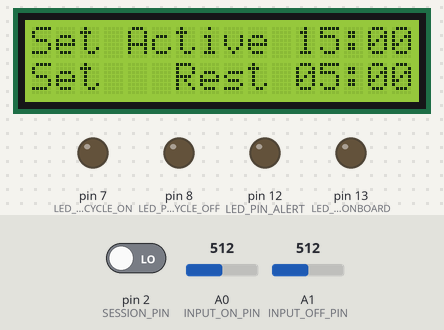
A program run on a simulated Arduino Uno, built with avr-gcc and run on an emulated ATmega328P. On the bench: 16×2 character LCD, output pins drawn as LEDs (lit = HIGH). The test bench sets the inputs (shaded band); at power-on: pin 2 (SESSION_PIN) LOW, A0 (INPUT_ON_PIN) = 512, A1 (INPUT_OFF_PIN) = 512. What the program prints to the serial monitor is not drawn.

Above: at 1.7 s.
1.8 s: pin 2 (SESSION_PIN) driven HIGH
At 3.2 s:
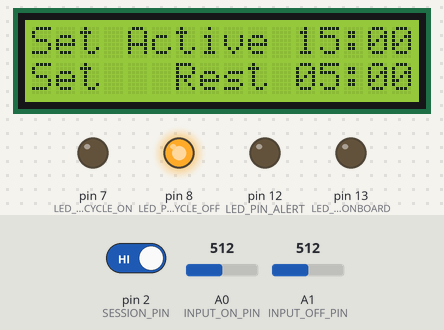
4.0 s: pin 2 (SESSION_PIN) driven LOW
At 6.0 s:
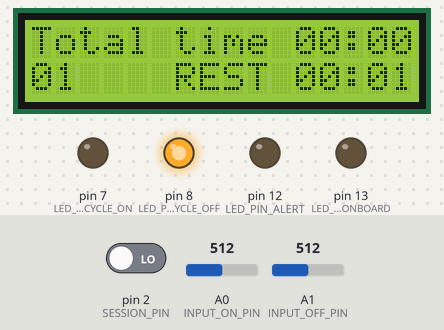
6.4 s: pin 2 (SESSION_PIN) driven HIGH
At 6.63 s:
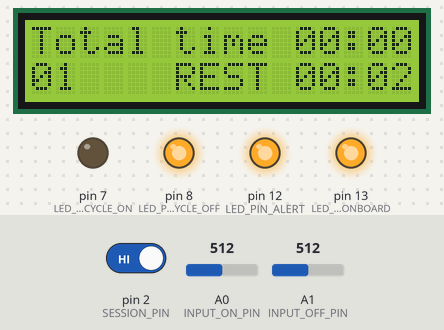
9.3 s: pin 2 (SESSION_PIN) driven LOW
At 10.4 s:
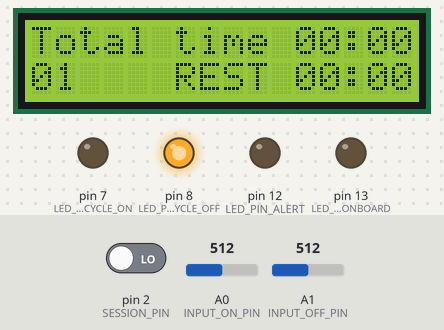
Timing chart, 0 to 12.3 s (numbered marks = the images above; inputs shaded):
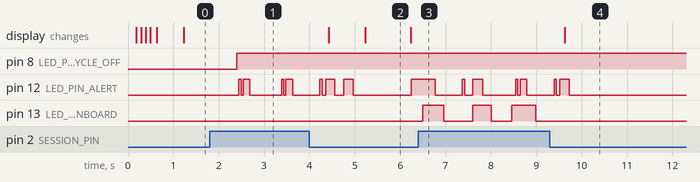

Measured:
- after the input at 1.8 s, pin 8 (LED_PIN_CYCLE_OFF): LOW → HIGH after 0.59 s
- after the input at 4.0 s, the display: first changes after 0.43 s (image 2 shows a later state)
- after the input at 6.4 s, pin 7 (LED_PIN_CYCLE_ON): stays LOW (without the input it goes to HIGH after 0.58 s); pin 8 (LED_PIN_CYCLE_OFF): stays HIGH (without the input it goes to LOW after 0.58 s); pin 13 (LED_PIN_ONBOARD): goes HIGH 0.46 s, LOW 0.64 s, HIGH 0.41 s, LOW 0.45 s, HIGH 0.53 s, then LOW, starting after 0.10 s
- after the input at 9.3 s, the display: changes after 0.33 s (image 4)
- what the display in image 2 shows lasts 1.0 s, from 5.2 s to 6.2 s

The program:

main.cpp
```cpp
// (licence header left out)
#include <Arduino.h>
#include <Wire.h>

#include <LiquidCrystal_I2C.h>

#define SCREEN_WIDTH 16
#define SCREEN_HEIGHT 2
#define SCREEN_ADDRESS 0x27
LiquidCrystal_I2C lcd(SCREEN_ADDRESS, SCREEN_WIDTH, SCREEN_HEIGHT);

//#define USE_PUSH_BUTTON
  #define USE_PROX_BUTTON

#define INPUT_POT_ON
#define INPUT_POT_OFF

// #define DHT_PIN   2

#define INPUT_ON_PIN     A0
#define INPUT_OFF_PIN    A1

#define LCD_SDA A4
#define LCD_SCL A5

#define SESSION_PIN       2
#define LED_PIN_CYCLE_ON  7
#define LED_PIN_CYCLE_OFF 8
#define LED_PIN_ALERT    12
#define LED_PIN_ONBOARD  13

 uint32_t seconds =  1000;
 uint32_t minutes = 60000;

float increment_On  = 60.0 / 1023.0; // 30s units 30 minutes (0 to 1023 = 1024)
float increment_Off = 40.0 / 1023.0; // 15s units 10 minutes (0 to 1023 = 1024)

int analog_On   = 0;
int analog_Off  = 0;

int timeStack_Phase = 0;

uint32_t deBounce_Check =   0;
uint32_t deBounce_Delay = 250;

int state_Button  = LOW;
int state_Session = LOW;
int state_Cycle   = LOW;

uint32_t session_Start_Time = 0;
uint32_t session_Stop_Time = 0;
int cycle_Counter = 0;
// Note: we can further optimize variable declaration by specifying the number of bits that gets used, like uint32_t will declare an unsigned int 64 bits long
uint32_t cycle_HI_Duration = 0;
uint32_t cycle_LO_Duration = 0;
uint32_t cycle_HI_Time = 0;
uint32_t cycle_LO_Time = 0;

uint32_t cycle_Start = 0;
uint32_t cycle_Swap = 0;
uint32_t cycle_Stop = 0;

uint32_t buzzer_Event_Millis[30]; //22 elements in the array 0-21 = 22
uint32_t buzzer_Event_Index = 0;
uint32_t buzzer_Interval_Time = 0;

void PrintToSerial();
bool Prepare_Session(uint32_t sessionStartMillis);
void Prepare_Cycle(uint32_t pulsTime);
void PrintBuzzerTimes(int interval, String message);
void Prepare_Alerts();
void displayAll(uint32_t pulseTime);

void setup()
{
  // put your setup code here, to run once:
  // initialize serial communication at 9600 bits per second:
  /* Remember to set pinmodes - so that the chip can know wat to do with
  the output information provided
  */
  pinMode(LED_PIN_CYCLE_OFF, OUTPUT);
  pinMode(LED_PIN_CYCLE_ON, OUTPUT);
  pinMode(LED_PIN_ONBOARD, OUTPUT);
  pinMode(LED_PIN_ALERT, OUTPUT);
  pinMode(INPUT_OFF_PIN, INPUT);
  pinMode(INPUT_ON_PIN, INPUT);
  pinMode(SESSION_PIN, INPUT);

  Serial.begin(9600);

  digitalWrite(LED_PIN_ONBOARD, LOW);

  // Serial.println(F("Setup: Starting LCD"));
  lcd.init();
  lcd.backlight();
  // lcd.noBacklight();

  lcd.setCursor(0,0);
  lcd.print("  SMART START   ");
  lcd.setCursor(0,1);
  lcd.print(F("   H "));
          delay(100);
  lcd.print(F("e "));
          delay(100);
  lcd.print(F("l "));
          delay(100);
  lcd.print(F("l "));
          delay(100);
  lcd.print(F("o    "));
          delay(100);

}

void loop()
{
  uint32_t pulseTime = 0;
    /*The fillowing calculation looks strange - dividing by 10 and multiplying by 10 makes no difference?
    When working with integers it does make a difference, by dividing with 10 we shift right by one decimal
    which then gets cut off, because the number is a long integer (having no decimal spaces).
    By then multiplying it, we shift left one space with a 0. Which means that we rounded milliseconds
    to the nearest 100th of a second. 1234/10 = 123 then 123 x 10 = 1230
    */
  pulseTime = (millis() / 10) * 10;
   //Becasue we new have a rounded value at the start of each loop, we can that, insted of having
   //to read the clock time via the Millis() function

  if (pulseTime % 20 == 0)
  {
    timeStack_Phase++; // same as:   stack_Phase = stack_Phase + 1
    if (timeStack_Phase == 10)
    {
        timeStack_Phase = 0;
    }
    // Serial.print("Main Loop: stack_Phase = ");
    // Serial.println(stack_Phase);

    switch (timeStack_Phase)
    {
      case 0:
      //  We reserve case 0 for interrupts or error resets
      //  In this case to send display output to LCD

      if (pulseTime % 200 == 0)
      {
      displayAll(pulseTime);
      }
      // break;
    case 1:
      // First order of business is to regularly read the pot values
      // only applicable when system is NOT in session AND time interval is 1/4 second (250ms)
      if ((state_Session == LOW) && pulseTime % 250 == 0)
      {

        int sensorRead_On  = int(float(analogRead(INPUT_ON_PIN) ) * increment_On );
        int sensorRead_Off = int(float(analogRead(INPUT_OFF_PIN)) * increment_Off);
        // Serial.print("Main Loop: sensorRead_On = ");
        // Serial.print(sensorRead_On);
        // Serial.print(" sensorRead_Off = ");
        // Serial.println(sensorRead_Off);
        if (analog_On != sensorRead_On)
        {
            analog_On = sensorRead_On;
        }
        if (analog_Off != sensorRead_Off)
        {
            analog_Off = sensorRead_Off;
        }
        // Serial.print("Loop case1: PulasTime =");
        // Serial.println(pulseTime);
        if (pulseTime%seconds == 0) {
        // PrintToSerial();
        }
        break;
      }

    case 2:
      /* In second phase we check the state of the Session ON/OFF button
      only applicable when the button is pressed i.e. HIGH
      If it is held for longer than the debounce time, then its a valid press,
      in which case it then needs to change state.
      */
      if (digitalRead(SESSION_PIN) == HIGH)
      {
        Serial.println("Loop case2:  SESSION_PIN = HIGH");
        if (state_Button == LOW)
        {
          state_Button = HIGH;
          deBounce_Check = pulseTime;
          Serial.print("Loop case2: Previously Button state was LOW - deBounce: ");
          Serial.println(deBounce_Check);
          break;
        }
        else if ((pulseTime - deBounce_Check) >= deBounce_Delay)
        {
          Serial.print("Loop case2: Previously Button state was HIGH - PulsTime: ");
          Serial.println(pulseTime);
          if (state_Session == HIGH)
          {
            state_Session = LOW;
            deBounce_Check = (pulseTime+deBounce_Delay);
            state_Button = LOW;
            digitalWrite(LED_PIN_ALERT, LOW);
            Prepare_Session(0);
            Serial.print("Loop case2: Session State was HIGH, now Stopped at ");
            Serial.println(pulseTime);
            break;
          }
          else
          {
            state_Session = HIGH;
            // Setting the session start time to be 2 seconds from now
            deBounce_Check = (pulseTime+deBounce_Delay);
            state_Button = LOW;
            if (Prepare_Session(pulseTime + 3 * seconds) == true)
            {
              Serial.print("Loop case2: Session State was LOW, now Start... Success at ");
              Serial.print(pulseTime);
              Serial.print(" state = ");
              Serial.println(state_Session);
              break;
            }
            else
            {
              Serial.println("Loop case2: Session State was LOW, but Start... Failure");
              state_Session = LOW;
              break;
            }
          }
        }

        digitalWrite(LED_PIN_ONBOARD, state_Session);

      } else {
        state_Button = LOW;
      }

    case 3:
      /* Third phase we set the cycle times, based on current time and cycle counter
      this only gets done once, after the rest cycle started, so current time, approximated
      by the rounded pulse time that gets set at the start of each loop.
      Keep in mind that the loop runs a couple of times per second, so even if
      all conditions check out, it causes exessive processing if one executes the
      same things repeatedly without atting value. With exception, the smart rule is
      to execute only the necesarry, as soon as possible. In this case making sure that current time
      is bigger than the cycle change-over should suffice, but in some cases it may be necesary
      to introduce another variable just to keep an eye on the state, and change thereof.
      Here we use the introduced state variable to also set outputs for the user to see.
      */
      if (state_Session == HIGH) {
         if ( (pulseTime >= cycle_Swap) && (state_Cycle == HIGH))
      {
        Serial.println("Loop case3: Setting Cycle state to LOW");
        state_Cycle = LOW;
        cycle_LO_Time = pulseTime;
        digitalWrite(LED_PIN_CYCLE_ON,  LOW );
        digitalWrite(LED_PIN_CYCLE_OFF, HIGH);
        digitalWrite(LED_PIN_ALERT, LOW);
        Serial.print("Loop case3: Setting new cycle time for cycle #");
        Serial.println(cycle_Counter);
        Prepare_Cycle(pulseTime);
        Prepare_Alerts();
        cycle_Counter++; // Same as cycle_Couner = cycle_Counter + 1
      }
       if ( (pulseTime > cycle_Start) && (state_Cycle == LOW)) {
         Serial.println("Setting Cycle state to HIGH");
         state_Cycle = HIGH;
         cycle_HI_Time =pulseTime;
         digitalWrite(LED_PIN_CYCLE_ON,  HIGH);
         digitalWrite(LED_PIN_CYCLE_OFF, LOW );
         digitalWrite(LED_PIN_ALERT, LOW);
       }
      }

    case 4:
      // phase four to activate the alerts.buzzer/flasher, if session is on

      if (state_Session == HIGH)
      {
      // Serial.print("Loop case4: State -");
      // Serial.print(state_Session);
      // Serial.print("- Time: ");
      // Serial.print(pulseTime);
      // Serial.print("   index ");
      // Serial.println(buzzer_Event_Index);

        for (int i = 0; i < 30; i++)
        //One can simply iterate over such a small array and check each value for comparison
        //but in larger arrays its nice to keep a pointer in order to work through the array quicker
        {

         //If the Alert event time is not 0, and current time is bigger or equal to the alert time
         if ( (buzzer_Event_Millis[i] != 0) && (buzzer_Event_Millis[i] <= pulseTime) ) {
          //If the alert event index is a even number it indicates ON state
          if (i%2 == 0)
          {

            digitalWrite(LED_PIN_ALERT, HIGH);
            Serial.print("Loop case4: Set Alert index [");
            Serial.print(i);
            Serial.print("] HIGH at ");
            Serial.println(buzzer_Event_Millis[i]);
            buzzer_Event_Millis[i] = 0;
            // buzzer_Event_Index = i++;
          }
          if (i%2 != 0)
          {
            digitalWrite(LED_PIN_ALERT, LOW);
            Serial.print("Loop case4: Set Alert index [");
            Serial.print(i);
            Serial.print("]  LOW at ");
            Serial.println(buzzer_Event_Millis[i]);
            buzzer_Event_Millis[i] = 0;
            // buzzer_Event_Index = i++;
          }
        }

      }

      //In between one can also create an allert at every minute
      if ( (pulseTime > cycle_Start) && (pulseTime < cycle_Swap-(10*seconds)) ) {
        if (((pulseTime - cycle_Start)%(30*seconds) == 0) && (buzzer_Interval_Time == 0)) {
            digitalWrite(LED_PIN_ALERT, HIGH);
            Serial.print("Loop case4: Set Minute alert HIGH at: ");
            Serial.println(pulseTime);
            buzzer_Interval_Time = pulseTime;
        }
          if ((buzzer_Interval_Time > 0) && ((pulseTime - buzzer_Interval_Time)>= 100)) {
            digitalWrite(LED_PIN_ALERT, LOW);
            buzzer_Interval_Time = 0;
            Serial.print("Loop case4: Set Minute alert LOW at: ");
            Serial.println(pulseTime);
        }
      }

      }

    }
  }
}
// ************ End of execution loop ************

// === New function. Declare before setup. Call from within loop. ===
bool Prepare_Session(uint32_t sessionStartMillis)
{
  // Serial.print("Prepare_Session: With start time: ");
  // Serial.println(sessionStartMillis);
  // --- Set all session times to 0
  session_Start_Time = 0;
  session_Stop_Time = 0;
  // --- Set all Cycle times and counters to 0
  cycle_Counter = 0;
  cycle_Start = 0;
  cycle_Swap = 0;
  cycle_Stop = 0;
  // --- Set the Cycle state
  /* This is an anomily because logically we know that before the session starts, the state is LOW,
  or in this application in rest mode. But because we trigger the cycle update at the change-over point
  between Active and rest, it works to set a HIGH state before start, because that will trigger the
  change-over event in the main Loop. Thus we're actually setting an imaginary Active state, to kick everything off
  */
 state_Cycle = HIGH;
  /* --- Set all Buzzer times and counters to 0
  in this case we know the number of elements in the buzzer Array,
  but it can also be calculated by dividing the size of the arry by the size of the elements inside it
  */
  int buzzerArrayLength = sizeof(buzzer_Event_Millis) / sizeof(int32_t);
  for (int i = 0; i < buzzerArrayLength; i++)
  {
    buzzer_Event_Millis[i] = 0;
    // we use square brackets to indicate array index, but one can also use the pointer *(buzzer_Event_Millis+i)=0
  }
  // Serial.print("Prepare_Session: set the Buzzer events to 0, for element count ");
  // Serial.println(buzzerArrayLength);

  if ((analog_On == 0) || (sessionStartMillis == 0))
  {
    // Serial.println("Prepare_Session: No Cycle Hi duration provided!");
    return false;
  }
  else
  {
    session_Start_Time = sessionStartMillis;
    // Serial.print("Prepare_Session: New Session started, Millis Time = ");
    // Serial.println(session_Start_Time);
    cycle_HI_Duration = long(analog_On * 30 * seconds);
    // Serial.print("Prepare_Session: analog On ");
    // Serial.print(analog_On);
    // Serial.print(" Analog Off ");
    // Serial.println(analog_Off);
    cycle_LO_Duration = long(analog_Off * 15 * seconds);
    // Serial.print("Prepare_Session: Cycle Hi duration = ");
    // Serial.println(cycle_HI_Duration);
    // Serial.print("Prepare_Session: Cycle LO duration = ");
    // Serial.println(cycle_LO_Duration);
  }
  return true;
}

void Prepare_Cycle(uint32_t pulsTime)
{

  if (session_Start_Time == 0)
  {
    // Serial.println("Prepare_Cycle: No Session time found!");
  }
  else
  {
    // Serial.print("Prepare_Cycle: #");
    // Serial.print(cycle_Counter);
    // Serial.print(" from session start ");
    // Serial.println(session_Start_Time);
    // Serial.print("Prepare_Cycle: analog On ");
    // Serial.print(analog_On);
    // Serial.print(" Analog Off ");
    // Serial.println(analog_Off);
    /*Remember that we set the cycle durations when we set the session
    as the Analog input counter x interval x seconds(1000 milliseconds).
    We then multiply the sum of Hi and Lo durations with the cycle counter
    so that we can always count the cycle from the session start time
    and not the previous cycle end time. (Its just nicer to have a fixed point)
    Also means that we can set the next cycle start time befor the previous low cycle is complete.
    Therefore we technically don't even need to record the cycle stop time,
    because that would also be the next cycle start time.
    Without having to compare current time to cycle time, one can just reset to 0,
    therefore if it is 0, set it to the next time interval.
    */
  //  Serial.print("Prepare_Cycle: START at: ");
  //  Serial.print(cycle_Start);
  //  Serial.print(" to SWAP at:");
  //  Serial.println(cycle_Swap);

    if (cycle_Start <= pulsTime)
    {
      cycle_Start = session_Start_Time + (cycle_HI_Duration + cycle_LO_Duration) * cycle_Counter;
      // Serial.print("Calculate Cycle: HI from: ");
      // Serial.println(cycle_Start);
    }
    if (cycle_Swap <= pulsTime)
    {
      // Serial.print("Calculate Cycle: Start = ");
      // Serial.print(cycle_Start);
      // Serial.print(" with duration: ");
      // Serial.println(cycle_HI_Duration);
      cycle_Swap = cycle_Start + cycle_HI_Duration;
      // Serial.print("Calculate Cycle: Swap = ");
      // Serial.println(cycle_Swap);
    }
  }
}

void Prepare_Alerts()
{
/*The alerts are a practical indication of when a session starts
instead of just stop-start, we provide a 2 second warning before start, and 10 second alert before end.
The one thing to keep in mind is that these alerts are meant to trigger before the cycle changes
and if the new cycle start time was updated during the rest cycle then we don't want to update
the next batch of alerts before the previous onese came into play
*/
  const int longBeep  = 750;
  const int medBeep   = 200;
  const int shortBeep =  50;

  buzzer_Event_Index = 0;


  // Firstly the alerts prior to the cycle start.
  // cycle Hi Start alert 3 short beeps
  // Serial.print("Prepare Cycle: Start at: ");
  // Serial.println(cycle_Start);
  for (int i = 0; i < 6; i=i+2)
  {
    if (i == 0)
    {
      buzzer_Event_Millis[i] = cycle_Start - (3 * seconds);
    }
    else
    {
      buzzer_Event_Millis[i] = (buzzer_Event_Millis[i - 1]+medBeep);
    }
    buzzer_Event_Millis[i + 1] = buzzer_Event_Millis[i] + medBeep;
    // PrintBuzzerTimes(i, "Cycle Start short");
  }
  // cycle Hi Start alert 1 Long beep
  buzzer_Event_Millis[6] = cycle_Start - longBeep;
  buzzer_Event_Millis[7] = cycle_Start;
  // PrintBuzzerTimes(6, "Cycle Start Long");

  // Then the alerts before the rest cycle
  // cycle Swap alert 10 short beeps
  for (int i = 8; i < 26; i=i+2)
  {
    buzzer_Event_Millis[i] = cycle_Swap - ((26-i) * (seconds/2));
    buzzer_Event_Millis[i + 1] = buzzer_Event_Millis[i] + shortBeep;
    // PrintBuzzerTimes(i, "Cycle Swap Half ");
  }
  // cycle Swap alert Long beep
  buzzer_Event_Millis[28] = cycle_Swap - longBeep;
  buzzer_Event_Millis[29] = cycle_Swap;
  // PrintBuzzerTimes(20, "Cycle end Long");

}

void PrintBuzzerTimes(int interval, String message)
{
  Serial.print("Prepare_Alerts: Interval ");
  Serial.print(interval);
  Serial.print(".) ");
  Serial.print(message);
  Serial.print(" start = ");
  Serial.print(buzzer_Event_Millis[interval]);
  Serial.print(" Stop = ");
  Serial.print(buzzer_Event_Millis[interval + 1]);
  Serial.print(" state = ");
  Serial.println(state_Session);
}

void PrintToSerial()
{
  Serial.print("PrintToSerial: Time On: ");
  Serial.print(analog_On / 2);
  Serial.print(":");
  Serial.print((analog_On % 2) * 30);
  Serial.print("   ");
  Serial.print("Time Off: ");
  Serial.print(analog_Off / 4);
  Serial.print(":");
  Serial.print((analog_Off % 4) * 15);
  Serial.println();
}

//==========================================================================

void displayAll(uint32_t pulseTime) {

if (state_Session == LOW) {
  uint32_t HI_min = (analog_On / 2);
  uint32_t HI_sec = ((analog_On % 2) * 30);
  uint32_t LO_min = (analog_Off / 4);
  uint32_t LO_sec = ((analog_Off % 4) * 15);
     Serial.print("DisplayAll: Active ");
     Serial.print(HI_min);
     Serial.print(":");
     Serial.print(HI_sec);
     Serial.print("  Rest ");
     Serial.print(LO_min);
     Serial.print(":");
     Serial.println(LO_sec);
  // Set ACTIVE 00:00
   lcd.setCursor(0,0);

  lcd.print("Set Active ");
  if(HI_min < 10) {lcd.print("0");}
  lcd.print(HI_min);
  lcd.print(":");
  if(HI_sec == 0) {lcd.print("0");}
  lcd.print(HI_sec);
  // Set  REST  00:00
  lcd.setCursor(0,1);

  lcd.print("Set   Rest ");
  if(LO_min < 10) {lcd.print("0");}
  lcd.print(LO_min);
  lcd.print(":");
  if(LO_sec == 0) {lcd.print("0");}
  lcd.print(LO_sec);

  } else {
    lcd.setCursor(0,0);
        uint32_t TOTAL_min = ((pulseTime-session_Start_Time)/seconds)/60;
        uint32_t TOTAL_sec = ((pulseTime-session_Start_Time)/seconds)%60;
        if (TOTAL_min > 60) {
          TOTAL_min = 0;
          TOTAL_sec = 0;
        }
        lcd.print("Total time ");
        if (TOTAL_min<10) {lcd.print("0");}
        lcd.print(TOTAL_min);
        lcd.print(":");
        if (TOTAL_sec<10) {lcd.print("0");}
        lcd.print(TOTAL_sec);
//Total time 00:00
        if (pulseTime%5000==0){
          Serial.print("DisplayAll: Writing Total ");
          Serial.print(TOTAL_min);
          Serial.print(" min  ");
          Serial.print(TOTAL_sec);
          Serial.println(" sec");
        }

  lcd.setCursor(0,1);
      if (cycle_Counter < 10) {lcd.print("0");}
      lcd.print(cycle_Counter);

      if (state_Cycle == LOW) {
    // Serial.print("DisplayAll: REST pulse ");
    //  Serial.print(pulseTime);
    //  Serial.print(" swap ");
    //  Serial.println(cycle_Swap);
        uint32_t REST_min = ((pulseTime-cycle_LO_Time)/seconds)/60;
        uint32_t REST_sec = ((pulseTime-cycle_LO_Time)/seconds)%60;
        // "   Rest time 00:00"
        lcd.print("    REST ");
        if (REST_min<10) {lcd.print("0");}
        lcd.print(REST_min);
        lcd.print(":");
        if (REST_sec<10) {lcd.print("0");}
        lcd.print(REST_sec);
    // Serial.print("DisplayAll: Writing Rest ");
    //  Serial.print(REST_min);
    //  Serial.print("m ");
    //  Serial.println(REST_sec);

    }  else {

        uint32_t ACTIVE_min = ((pulseTime-cycle_HI_Time)/seconds)/60;
        uint32_t ACTIVE_sec = ((pulseTime-cycle_HI_Time)/seconds)%60;
        // "Active 00:00"
        lcd.print("  ACTIVE ");
        if (ACTIVE_min<10) {lcd.print("0");}
        lcd.print(ACTIVE_min);
        lcd.print(":");
        if (ACTIVE_sec<10) {lcd.print("0");}
        lcd.print(ACTIVE_sec);

    // Serial.print("DisplayAll: Writing Active ");
    //  Serial.print(ACTIVE_min);
    //  Serial.print("m ");
    //  Serial.println(ACTIVE_sec);

    }
  }
}

//==========================================================================
```
